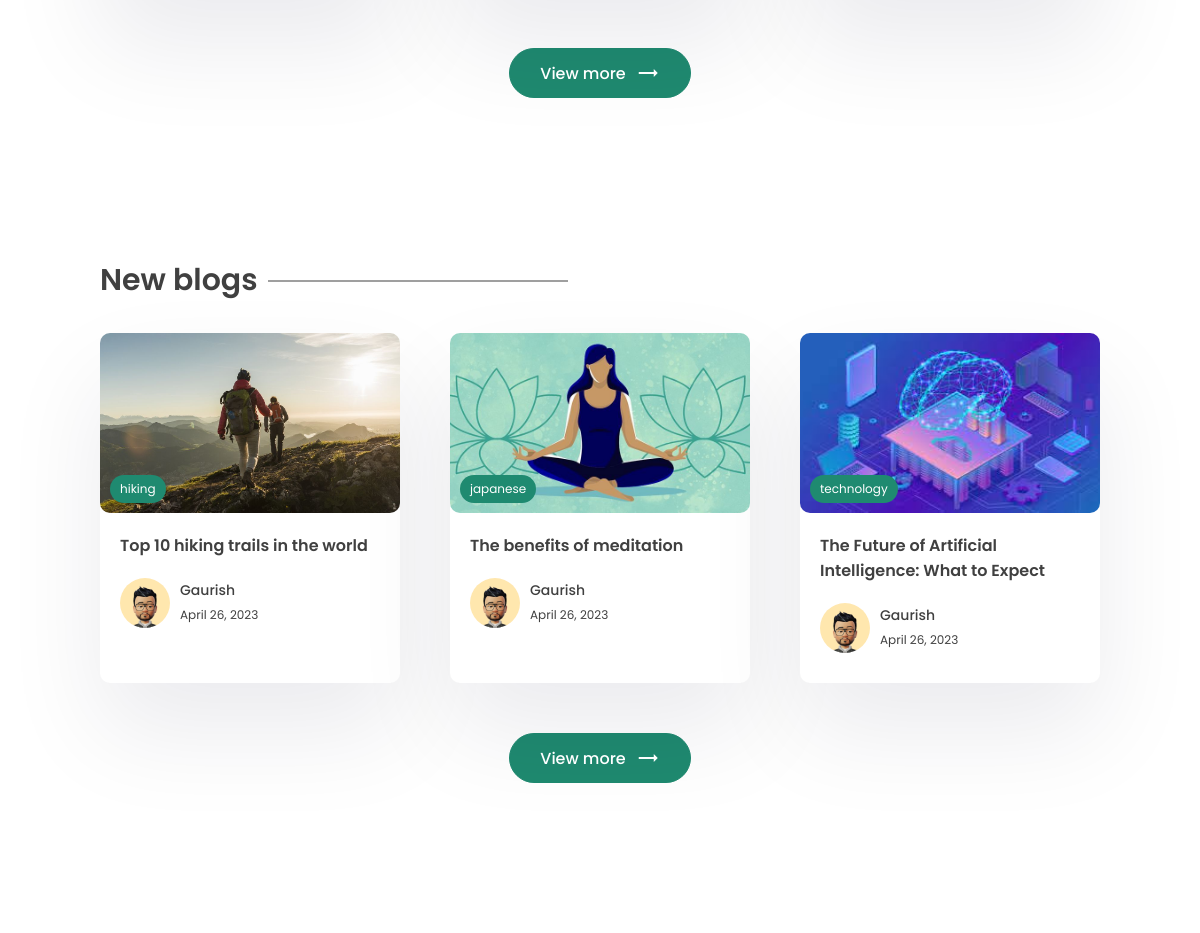
The app's page / (middle part), older data.
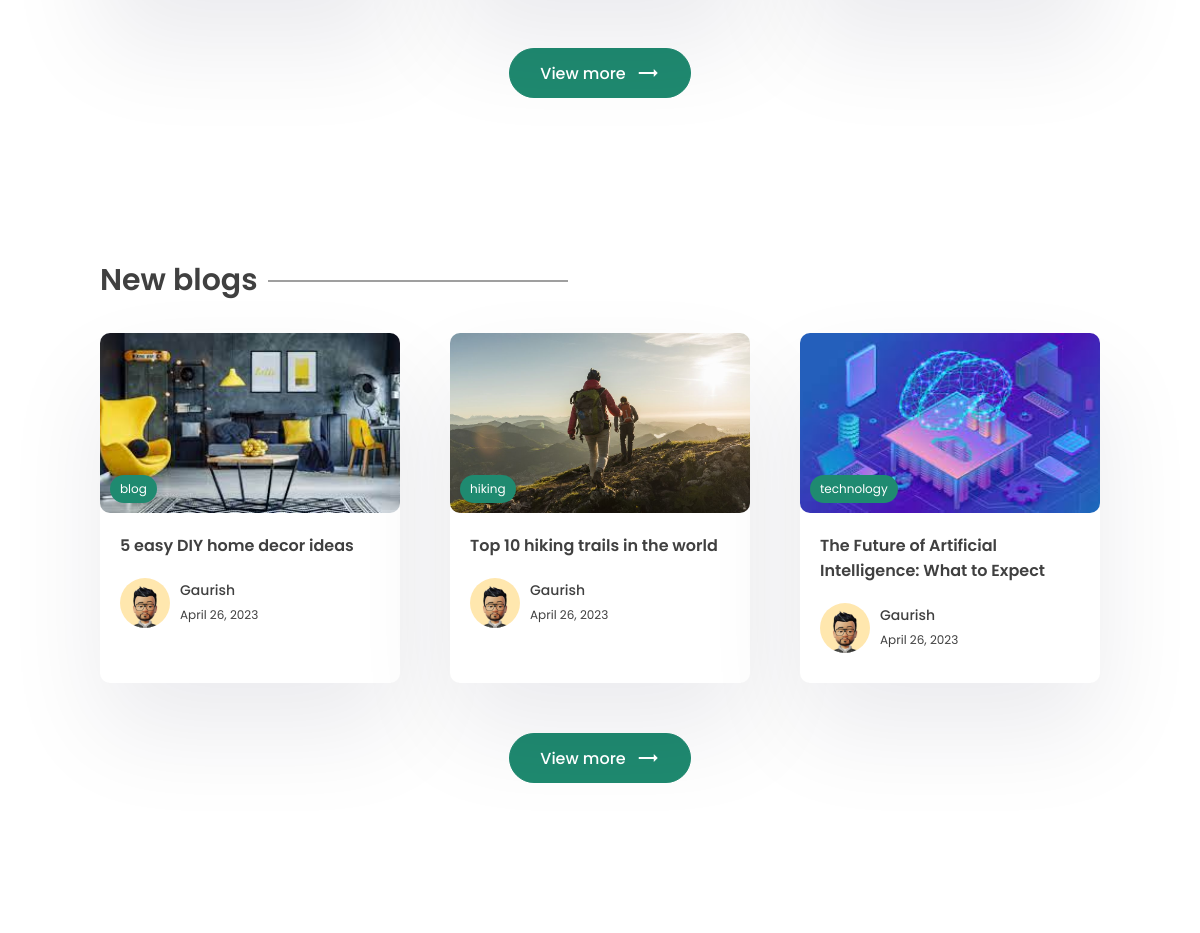
The same page, newer data.
### app/models.py (models this page shows, shortened)
class Post(models.Model):
    title = models.CharField(max_length=100)
    content = models.TextField()
    last_updated = models.DateTimeField(auto_now=True)
    slug = models.SlugField(max_length=100, unique=True)
    image = models.ImageField(null=True, blank=True, upload_to="images/")
    tags = models.ManyToManyField(Tag, blank=True, related_name='post')
    view_count = models.IntegerField(null=True, blank=True)
    isfeatured = models.BooleanField(default=False)
    author = models.ForeignKey(
        User, on_delete=models.CASCADE, null=True, blank=True)
    bookmarks = models.ManyToManyField(
        User, related_name="bookmarks", default=None, blank=True)
    likes = models.ManyToManyField(
        User, related_name='post_likes', default=None,  blank=True)

class Tag(models.Model):
    name = models.CharField(max_length=200)
    description = models.CharField(max_length=100)
    slug = models.SlugField(max_length=200, unique=True)

class Profile(models.Model):
    user = models.OneToOneField(User, on_delete=models.CASCADE)
    profile_image = models.ImageField(
        null=True, blank=True, upload_to="images/")
    slug = models.SlugField(max_length=200, unique=True)
    bio = models.CharField(max_length=200)

### app/views.py (the view, shortened to what this page needs)
# urls.py: path('', views.index, name='index'),
def index(request):
    posts = Post.objects.all()
    top_posts = Post.objects.all().order_by('-view_count')[0:3]
    recent_posts = Post.objects.all().order_by('-last_updated')[0:3]
    featured_blog = Post.objects.filter(isfeatured=True)
    subscribe_form = SubscribeForm()
    subscribe_successful = None
    website_info = None
    if WebsiteMeta.objects.all().exists():
        website_info = WebsiteMeta.objects.all()[0]
    if featured_blog:
        featured_blog = featured_blog[0]
    context = {'posts': posts, 'top_posts': top_posts, 'recent_posts': recent_posts,
               'subscribe_form': subscribe_form, 'subscribe_successful': subscribe_successful, 'featured_blog': featured_blog, 'website_info': website_info}
    return render(request, 'app/index.html', context)

### app/templates/app/index.html (shortened to what this page needs)
{% extends 'base.html' %}
{% block content %}
    <section class="sp">
      <div class="container">
        <center>
          <a href="{% url 'search' %}"><button class="btn btn-primary rounded view">
            View more <span class="material-icons"> trending_flat </span>
          </button></a>
        </center>
      </div>
    </section>
    <section class="sp">
      <div class="container">
        <h1 class="sec-title">New blogs</h1>
        <div class="grid-3">
            {% for post in recent_posts %}
          <a href="{% url 'post_page' post.slug %}">
            <div class="card">
              <div class="post-img">
                <img src="{{post.image.url}}" alt="" />
                <div class="tag">{{post.tags.all.0.name}}</div>
              </div>
              <div class="card-content">
                <h3>
                  {{post.title}}
                </h3>
                <div class="author">
                  <div class="profile-pic">
                    <img src="{{post.author.profile.profile_image.url}}" alt="" />
                  </div>
                  <div class="details">
                    <p>{{post.author.first_name}}</p>
                    <small>{{post.last_updated | date}}</small>
                  </div>
                </div>
              </div>
            </div>
          </a>
          {% endfor %}
        </div>
        <center>
          <a href="{% url 'search' %}"><button class="btn btn-primary rounded view">
            View more <span class="material-icons"> trending_flat </span>
          </button></a>
        </center>
      </div>
    </section>
    {% endblock content %}

Row changes from the older to the newer data that the page shows:
no longer on this page (row edited): Post: image (picture), tags.all.0.name "japanese", title "The benefits of meditation", author.profile.profile_image (picture), author.first_name "Gaurish", last_updated "April 26, 2023"
now on this page (row edited): Post: image (picture), tags.all.0.name "blog", title "5 easy DIY home decor ideas", author.profile.profile_image (picture), author.first_name "Gaurish", last_updated "April 26, 2023"
